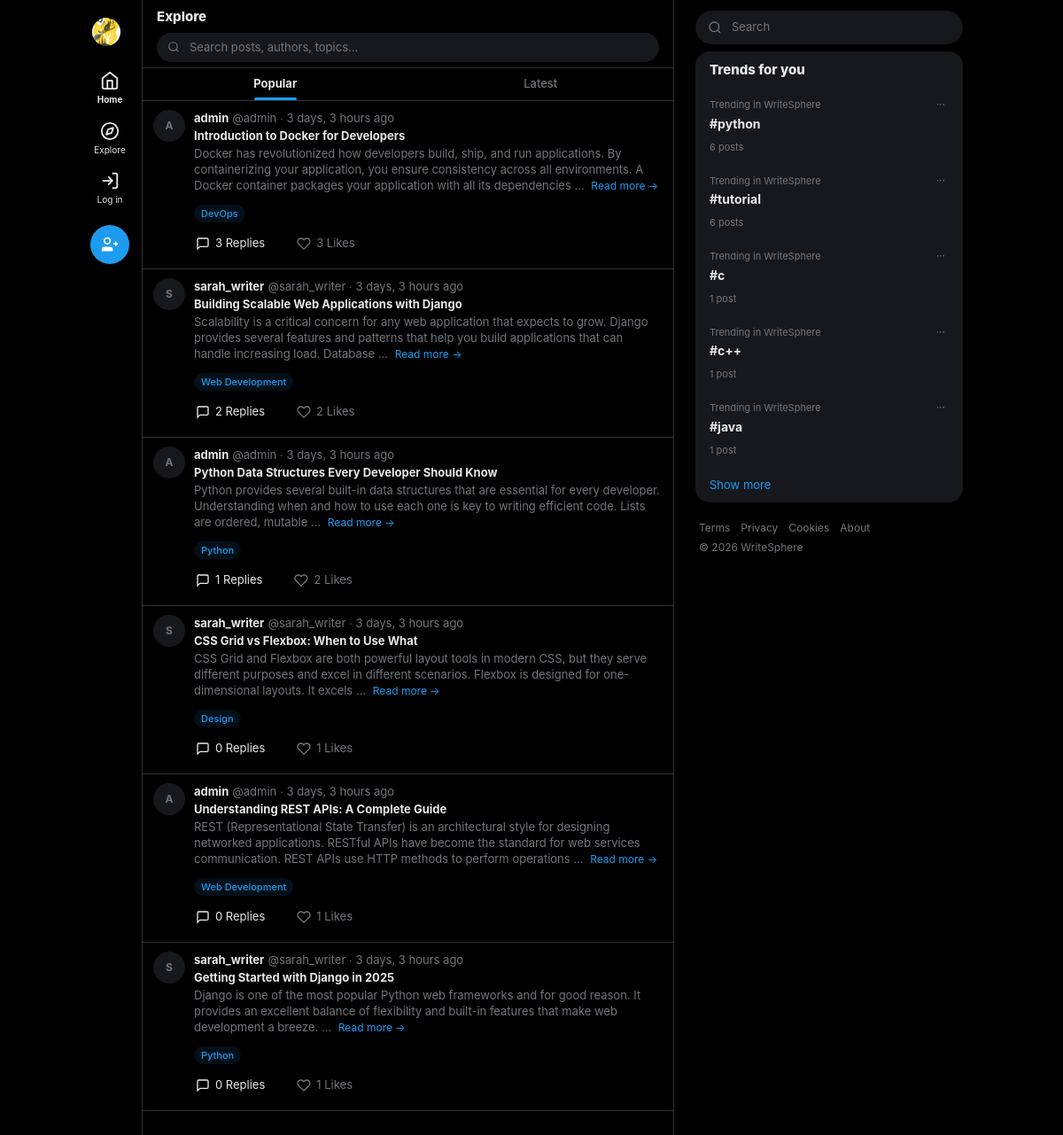
The page /explore/?tag=python on the database its author committed.
### posts/models.py (models this page shows, shortened)
class Post(models.Model):
    class Status(models.TextChoices):
        DRAFT = 'draft', 'Draft'
        PUBLISHED = 'published', 'Published'
    title = models.CharField(max_length=250)
    slug = models.SlugField(max_length=270, unique=True, blank=True)
    author = models.ForeignKey(
        settings.AUTH_USER_MODEL,
        on_delete=models.CASCADE,
        related_name='posts',
    )
    content = models.TextField(help_text='Write your blog post content here.')
    excerpt = models.TextField(
        max_length=500,
        blank=True,
        default='',
        help_text='A short summary shown on listing pages.',
    )
    cover_image = models.ImageField(
        upload_to='posts/covers/%Y/%m/',
        blank=True,
        null=True,
        help_text='Cover image for the post.',
    )
    category = models.ForeignKey(
        Category,
        on_delete=models.SET_NULL,
        null=True,
        blank=True,
        related_name='posts',
    )
    tags = models.ManyToManyField(Tag, blank=True, related_name='posts')
    status = models.CharField(
        max_length=10,
        choices=Status.choices,
        default=Status.DRAFT,
    )
    featured = models.BooleanField(default=False, help_text='Show on featured section.')
    created_at = models.DateTimeField(auto_now_add=True)
    updated_at = models.DateTimeField(auto_now=True)
    class Meta:
        ordering = ['-created_at']
        verbose_name = 'Post'
        verbose_name_plural = 'Posts'
    @property
    def like_count(self):
        return self.likes.count()
    @property
    def comment_count(self):
        return self.comments.count()

class Category(models.Model):
    name = models.CharField(max_length=100, unique=True)
    slug = models.SlugField(max_length=120, unique=True, blank=True)
    description = models.TextField(max_length=300, blank=True, default='')
    created_at = models.DateTimeField(auto_now_add=True)
    class Meta:
        ordering = ['name']
        verbose_name = 'Category'
        verbose_name_plural = 'Categories'

class Tag(models.Model):
    name = models.CharField(max_length=50, unique=True)
    slug = models.SlugField(max_length=60, unique=True, blank=True)
    class Meta:
        ordering = ['name']

### users/models.py (models this page shows, shortened)
class User(AbstractUser):
    class Role(models.TextChoices):
        ADMIN = 'admin', 'Admin'
        AUTHOR = 'author', 'Author'
        READER = 'reader', 'Reader'
    role = models.CharField(
        max_length=10,
        choices=Role.choices,
        default=Role.READER,
        help_text='User role determines permissions.',
    )
    bio = models.TextField(max_length=500, blank=True, default='')
    avatar = models.ImageField(
        upload_to='avatars/%Y/%m/',
        blank=True,
        null=True,
        help_text='Profile picture',
    )
    website = models.URLField(max_length=200, blank=True, default='')
    date_of_birth = models.DateField(blank=True, null=True)
    class Meta:
        ordering = ['-date_joined']
        verbose_name = 'User'
        verbose_name_plural = 'Users'

### posts/views.py (the view, shortened to what this page needs)
# urls.py: path('explore/', views.explore_view, name='explore'),
def explore_view(request):
    posts = Post.objects.filter(status='published').select_related('author', 'category')
    query = request.GET.get('q', '').strip()
    if query:
        posts = posts.filter(
            Q(title__icontains=query) |
            Q(content__icontains=query) |
            Q(author__username__icontains=query)
        )
    category_slug = request.GET.get('category', '')
    if category_slug:
        posts = posts.filter(category__slug=category_slug)
    tag_slug = request.GET.get('tag', '')
    if tag_slug:
        posts = posts.filter(tags__slug=tag_slug)
    sort = request.GET.get('sort', 'popular')
    if sort == 'latest':
        posts = posts.order_by('-created_at')
    else:
        posts = posts.annotate(num_likes=Count('likes')).order_by('-num_likes', '-created_at')
        sort = 'popular'
    per_page = getattr(settings, 'POSTS_PER_PAGE', 9)
    paginator = Paginator(posts, per_page)
    page_obj = paginator.get_page(request.GET.get('page'))
    categories = Category.objects.annotate(num_posts=Count('posts')).order_by('-num_posts')
    tags = Tag.objects.annotate(num_posts=Count('posts')).order_by('-num_posts')[:20]
    trending_tags = Tag.objects.annotate(
        num_posts=Count('posts', filter=Q(posts__status='published'))
    ).filter(num_posts__gt=0).order_by('-num_posts')[:5]
    suggested_users = []
    liked_post_ids = set()
    if request.user.is_authenticated:
        liked_post_ids = set(
            Like.objects.filter(user=request.user, post__in=page_obj.object_list)
            .values_list('post_id', flat=True)
        )
    context = {
        'page_obj': page_obj,
        'categories': categories,
        'tags': tags,
        'trending_tags': trending_tags,
        'suggested_users': suggested_users,
        'query': query,
        'current_category': category_slug,
        'current_tag': tag_slug,
        'current_sort': sort,
        'liked_post_ids': liked_post_ids,
    }
    return render(request, 'posts/explore.html', context)

### interactions/context_processors.py (called while the page is built, shortened)
def unread_notification_count(request):
    if request.user.is_authenticated:
        count = Notification.objects.filter(
            recipient=request.user,
            is_read=False,
        ).count()
        return {'unread_notification_count': count}
    return {'unread_notification_count': 0}

def active_notes_processor(request):
    return {'active_notes': []}

### templates/posts/explore.html (shortened to what this page needs)
{% extends 'base.html' %}
{% load humanize %}
{% block content %}
<div class="sticky top-0 z-40 backdrop-blur-xl bg-white/90 dark:bg-black/90 border-b border-[#EFF3F4] dark:border-[#2F3336]">
    <div class="px-4 pt-2 pb-1.5">
        <h1 class="text-[15px] font-extrabold m-0 mb-1.5">Explore</h1>
        <form method="GET" action="{% url 'posts:explore' %}" class="relative">
            <input type="text" name="q" placeholder="Search posts, authors, topics..." value="{{ query|default:'' }}" required class="w-full py-1.5 pl-9 pr-3 rounded-full bg-[#EFF3F4] dark:bg-[#16181C] border border-transparent focus:border-xblue focus:bg-white dark:focus:bg-black focus:ring-1 focus:ring-xblue text-[13px] text-[#0F1419] dark:text-[#E7E9EA] placeholder-[#536471] dark:placeholder-[#71767B] outline-none transition-all">
        </form>
    </div>
    <div class="flex border-t border-[#EFF3F4] dark:border-[#2F3336]">
        <a href="{% url 'posts:explore' %}?sort=popular{% if query %}&q={{ query }}{% endif %}{% if current_category %}&category={{ current_category }}{% endif %}" class="flex-1 text-center py-2 text-[13px] no-underline relative hover:bg-black/[0.03] dark:hover:bg-white/[0.03] transition-colors {% if current_sort == 'popular' %}font-bold text-[#0F1419] dark:text-[#E7E9EA]{% else %}font-medium text-[#536471] dark:text-[#71767B]{% endif %}">
            Popular
            {% if current_sort == 'popular' %}
            <div class="absolute bottom-0 left-1/2 -translate-x-1/2 w-12 h-[3px] bg-xblue rounded-full"></div>
            {% endif %}
        </a>
        <a href="{% url 'posts:explore' %}?sort=latest{% if query %}&q={{ query }}{% endif %}{% if current_category %}&category={{ current_category }}{% endif %}" class="flex-1 text-center py-2 text-[13px] no-underline relative hover:bg-black/[0.03] dark:hover:bg-white/[0.03] transition-colors {% if current_sort == 'latest' %}font-bold text-[#0F1419] dark:text-[#E7E9EA]{% else %}font-medium text-[#536471] dark:text-[#71767B]{% endif %}">
            Latest
        </a>
    </div>
</div>
{% if page_obj %}
<div class="x-post-feed">
    {% for post in page_obj %}
    <article class="post-card flex gap-2.5 px-3 py-2.5 border-b border-[#EFF3F4] dark:border-[#2F3336] hover:bg-black/[0.03] dark:hover:bg-white/[0.03] transition-colors cursor-pointer" onclick="if(!event.target.closest('.x-action-btn') && !event.target.closest('a')) window.location.href='{% url 'posts:detail' slug=post.slug %}'">
        <div class="w-9 h-9 rounded-full bg-[#F7F9F9] dark:bg-[#16181C] flex items-center justify-center text-xs font-bold text-[#536471] dark:text-[#71767B] flex-shrink-0 overflow-hidden">
            {% if post.author.avatar %}
                <img src="{{ post.author.avatar.url }}" class="w-full h-full object-cover rounded-full">
            {% else %}
                {{ post.author.username|first|upper }}
            {% endif %}
        </div>
        <div class="flex-1 min-w-0">
            <div class="flex items-baseline gap-1 flex-wrap">
                <span class="font-bold text-[13px] text-[#0F1419] dark:text-[#E7E9EA] hover:underline">{{ post.author.username }}</span>
                <span class="text-[#536471] dark:text-[#71767B] text-[13px]">@{{ post.author.username|lower }}</span>
                <span class="text-[#536471] dark:text-[#71767B] text-[11px]">·</span>
                <span class="text-[#536471] dark:text-[#71767B] text-[13px]">{{ post.created_at|naturaltime }}</span>
            </div>
            <div class="text-[13px] leading-snug mt-0.5 mb-2">
                <strong class="block mb-0.5 text-[#0F1419] dark:text-[#E7E9EA]">{{ post.title }}</strong>
                <span class="text-[#536471] dark:text-[#71767B]">{{ post.content|truncatewords:30 }}</span>
                <span class="text-xblue text-[12px] ml-1">Read more →</span>
            </div>
            {% if post.category %}
            <span class="text-[11px] text-xblue bg-xblue/10 px-2 py-0.5 rounded-full font-medium mb-1 inline-block">{{ post.category.name }}</span>
            {% endif %}
            <div class="flex gap-5 -ml-1.5 mt-0.5">
                <a href="{% url 'posts:detail' slug=post.slug %}" class="x-action-btn x-action-reply no-underline text-inherit" title="Reply">
                    <svg viewBox="0 0 24 24" class="w-[16px] h-[16px]" fill="none" stroke="currentColor" stroke-width="2"><path d="M21 15a2 2 0 0 1-2 2H7l-4 4V5a2 2 0 0 1 2-2h14a2 2 0 0 1 2 2z"/></svg>
                    <span>{{ post.comment_count }} Replies</span>
                </a>
                {% if user.is_authenticated %}
                <form method="POST" action="{% url 'interactions:like_toggle' post_id=post.pk %}" class="inline m-0 p-0">
                    {% csrf_token %}
                    <button type="submit" title="Like" class="x-action-btn x-action-like border-none bg-transparent m-0 cursor-pointer {% if post.pk in liked_post_ids %}liked{% endif %}" onclick="event.stopPropagation(); this.querySelector('svg').classList.add('like-animate')">
                        <svg viewBox="0 0 24 24" class="w-[16px] h-[16px]" {% if post.pk in liked_post_ids %}fill="currentColor"{% else %}fill="none" stroke="currentColor" stroke-width="2"{% endif %}><path d="M20.84 4.61a5.5 5.5 0 0 0-7.78 0L12 5.67l-1.06-1.06a5.5 5.5 0 0 0-7.78 7.78l1.06 1.06L12 21.23l7.78-7.78 1.06-1.06a5.5 5.5 0 0 0 0-7.78z"/></svg>
                        <span>{{ post.like_count }} Likes</span>
                    </button>
                </form>
                {% else %}
                <span class="x-action-btn x-action-like" title="Like">
                    <svg viewBox="0 0 24 24" class="w-[16px] h-[16px]" fill="none" stroke="currentColor" stroke-width="2"><path d="M20.84 4.61a5.5 5.5 0 0 0-7.78 0L12 5.67l-1.06-1.06a5.5 5.5 0 0 0-7.78 7.78l1.06 1.06L12 21.23l7.78-7.78 1.06-1.06a5.5 5.5 0 0 0 0-7.78z"/></svg>
                    <span>{{ post.like_count }} Likes</span>
                </span>
                {% endif %}
            </div>
        </div>
    </article>
    {% endfor %}
</div>
{% endif %}
{% endblock %}
{% block right_sidebar %}
<div class="sticky top-0 pt-2 pb-2 bg-white dark:bg-black z-10">
    <form method="GET" action="{% url 'posts:explore' %}" class="relative">
        <input type="text" name="q" placeholder="Search" value="{{ query|default:'' }}" class="w-full py-2 pl-10 pr-4 rounded-full bg-[#EFF3F4] dark:bg-[#16181C] border border-transparent focus:border-xblue focus:bg-white dark:focus:bg-black focus:ring-1 focus:ring-xblue text-[13px] text-[#0F1419] dark:text-[#E7E9EA] placeholder-[#536471] dark:placeholder-[#71767B] outline-none transition-all">
    </form>
</div>
<div class="bg-[#F7F9F9] dark:bg-[#16181C] rounded-2xl mb-3 overflow-hidden">
    <h2 class="text-[15px] font-extrabold px-4 py-2.5">Trends for you</h2>
    {% if trending_tags %}
        {% for tag in trending_tags %}
        <a href="{% url 'posts:explore' %}?tag={{ tag.slug }}" class="block px-4 py-2.5 hover:bg-black/[0.03] dark:hover:bg-white/[0.03] transition-colors no-underline">
            <div class="flex justify-between items-start">
                <span class="text-[11px] text-[#536471] dark:text-[#71767B]">Trending in WriteSphere</span>
                <span class="text-[#536471] dark:text-[#71767B] text-xs px-1 rounded-full hover:bg-[rgba(29,155,240,0.1)] hover:text-xblue cursor-pointer">···</span>
            </div>
            <p class="font-bold text-[14px] text-[#0F1419] dark:text-[#E7E9EA] my-0.5">#{{ tag.name|cut:"#" }}</p>
            <span class="text-[11px] text-[#536471] dark:text-[#71767B]">{{ tag.num_posts }} post{{ tag.num_posts|pluralize }}</span>
        </a>
        {% endfor %}
    {% else %}
        <p class="px-4 py-2.5 text-[13px] text-[#536471] dark:text-[#71767B] m-0">No trends yet. Start posting to create trends!</p>
    {% endif %}
    <a href="{% url 'posts:explore' %}" class="block px-4 py-2.5 text-xblue text-[13px] hover:bg-black/[0.03] dark:hover:bg-white/[0.03] transition-colors no-underline">Show more</a>
</div>
<nav class="flex flex-wrap gap-x-3 gap-y-1 px-1 py-2">
    <a href="#" class="text-[12px] text-[#536471] dark:text-[#71767B] no-underline hover:underline">Terms</a>
    <a href="#" class="text-[12px] text-[#536471] dark:text-[#71767B] no-underline hover:underline">Privacy</a>
    <a href="#" class="text-[12px] text-[#536471] dark:text-[#71767B] no-underline hover:underline">Cookies</a>
    <a href="#" class="text-[12px] text-[#536471] dark:text-[#71767B] no-underline hover:underline">About</a>
    <span class="text-[12px] text-[#536471] dark:text-[#71767B]">© 2026 WriteSphere</span>
</nav>
{% endblock %}

### static/css/x_layout.css (style rules this page uses)
:root { --x-accent: #1D9BF0; --x-accent-hover: #1A8CD8; --x-accent-light: rgba(29,155,240,0.1); --x-like: #F91880; --x-like-light: rgba(249,24,128,0.1); --x-repost: #00BA7C; --x-repost-light: rgba(0,186,124,0.1); --x-danger: #F4212E; }
.x-post-feed > *:nth-child(1) { animation: fadeIn 0.3s ease both; animation-delay: 0.0s; }
.x-post-feed > *:nth-child(2) { animation: fadeIn 0.3s ease both; animation-delay: 0.04s; }
.x-post-feed > *:nth-child(3) { animation: fadeIn 0.3s ease both; animation-delay: 0.08s; }
.x-post-feed > *:nth-child(4) { animation: fadeIn 0.3s ease both; animation-delay: 0.12s; }
.x-post-feed > *:nth-child(5) { animation: fadeIn 0.3s ease both; animation-delay: 0.16s; }
.x-post-feed > *:nth-child(n+6) { animation: fadeIn 0.3s ease both; animation-delay: 0.2s; }
.x-action-btn { display: inline-flex; align-items: center; gap: 6px; padding: 8px; border-radius: 9999px; font-size: 13px; transition: all 0.15s ease; cursor: pointer; border: none; background: transparent; font-family: inherit; }
.x-action-reply { color: #71767B; }
.x-action-like { color: #71767B; }
.post-card { transition: background 0.15s ease; }
input[type="text"], input[type="email"], input[type="password"], input[type="url"], input[type="number"], input[type="date"], input[type="search"], textarea, select { font-family: -apple-system, BlinkMacSystemFont, "Segoe UI", Roboto, sans-serif; }

### rows shown on the page
Post: author.username|first "A", author.username "admin", created_at "3 days, 3 hours ago", title "Introduction to Docker for Developers", content "Docker has revolutionized how developers build, ship, and run applications. By containerizing your application, you ensure consistency across all environments. A Docker container packages your application with all its dependencies …", category.name "DevOps", comment_count "3", like_count "3"
Post: author.username|first "S", author.username "sarah_writer", created_at "3 days, 3 hours ago", title "Building Scalable Web Applications with Django", content "Scalability is a critical concern for any web application that expects to grow. Django provides several features and patterns that help you build applications that can handle increasing load. Database …", category.name "Web Development", comment_count "2", like_count "2"
Post: author.username|first "A", author.username "admin", created_at "3 days, 3 hours ago", title "Python Data Structures Every Developer Should Know", content "Python provides several built-in data structures that are essential for every developer. Understanding when and how to use each one is key to writing efficient code. Lists are ordered, mutable …", category.name "Python", comment_count "1", like_count "2"
Post: author.username|first "S", author.username "sarah_writer", created_at "3 days, 3 hours ago", title "CSS Grid vs Flexbox: When to Use What", content "CSS Grid and Flexbox are both powerful layout tools in modern CSS, but they serve different purposes and excel in different scenarios. Flexbox is designed for one-dimensional layouts. It excels …", category.name "Design", comment_count "0", like_count "1"
Post: author.username|first "A", author.username "admin", created_at "3 days, 3 hours ago", title "Understanding REST APIs: A Complete Guide", content "REST (Representational State Transfer) is an architectural style for designing networked applications. RESTful APIs have become the standard for web services communication. REST APIs use HTTP methods to perform operations …", category.name "Web Development", comment_count "0", like_count "1"
Post: author.username|first "S", author.username "sarah_writer", created_at "3 days, 3 hours ago", title "Getting Started with Django in 2025", content "Django is one of the most popular Python web frameworks and for good reason. It provides an excellent balance of flexibility and built-in features that make web development a breeze. …", category.name "Python", comment_count "0", like_count "1"
Tag: name "python", num_posts "6"
Tag: name "tutorial", num_posts "6"
Tag: name "c", num_posts "1"
Tag: name "c++", num_posts "1"
Tag: name "java", num_posts "1"
